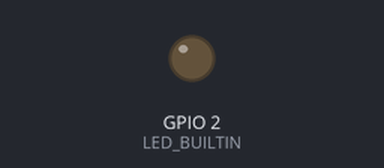
Recording of a program running on a simulated ESP8266 (NodeMCU). Shown: output pins drawn as LEDs (lit = HIGH, except the on-board LED, lit = LOW).

Above: at 2.0 s.
At 8.1 s:
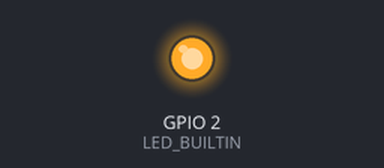
Timing chart, 0 to 12.7 s (numbered marks = the images above):
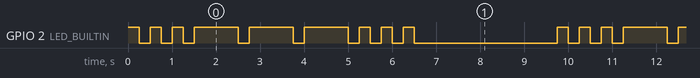

The program:

main.cpp
```cpp
#include <Arduino.h>

#include "Morse.h"

Morse morse(LED_BUILTIN);

void setup()
{
}

void loop()
{
  morse.dot(); morse.dot(); morse.dot();
  morse.dash(); morse.dash(); morse.dash();
  morse.dot(); morse.dot(); morse.dot();
  delay(3000);
}
```

Morse.cpp
```cpp
/*
  Morse.cpp - Library for flashing Morse code.
  Created by David A. Mellis, November 2, 2007.
  Released into the public domain.
*/

#include "Arduino.h"
#include "Morse.h"

Morse::Morse(int pin)
{
  pinMode(pin, OUTPUT);
  _pin = pin;
}

void Morse::dot()
{
  digitalWrite(_pin, HIGH);
  delay(250);
  digitalWrite(_pin, LOW);
  delay(250);
}

void Morse::dash()
{
  digitalWrite(_pin, HIGH);
  delay(1000);
  digitalWrite(_pin, LOW);
  delay(250);
}
```

Morse.h
```cpp
//
#ifndef Morse_h
#define Morse_h

#include "Arduino.h"

// the #include statment and code go here...
class Morse
{
  public:
    Morse(int pin);
    void dot();
    void dash();
  private:
    int _pin;
};

#endif
```

Measured:
- by itself, GPIO 2 (LED_BUILTIN): repeats every 9.8 s: 2 × (LOW 0.25 s, HIGH 0.25 s), 3 × (LOW 0.25 s, HIGH 1.0 s), 3 × (LOW 0.25 s, HIGH 0.25 s), LOW 3.3 s, HIGH 0.25 s
- by itself, everything shown: repeats every 9.8 s, in 18 steps
